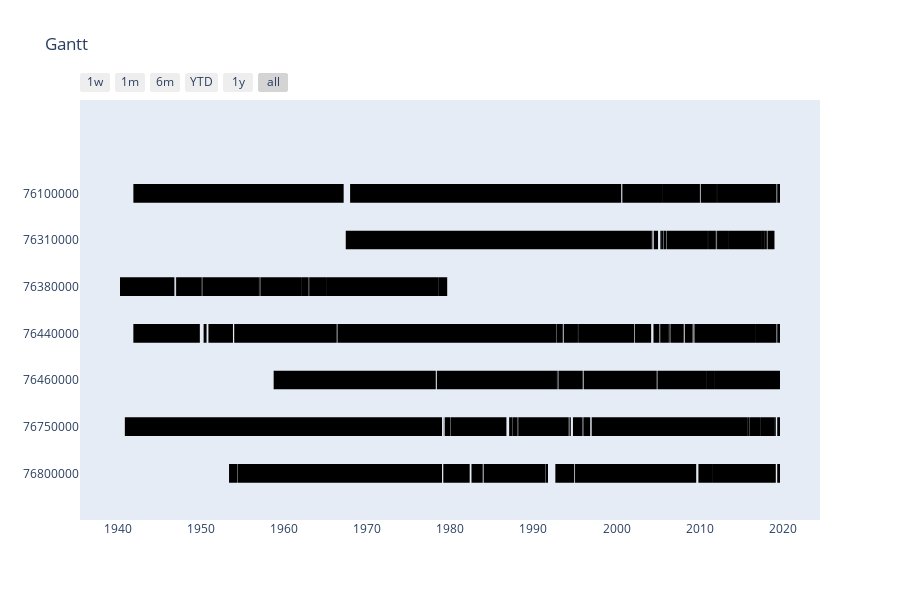

This figure's notebook cell:
### Code cell
py.offline.iplot(fig)

### Figure 1 — Plotly figure (JSON) as saved in the notebook; plotly's stock layout.template omitted (floating-point values rounded to 4 significant figures; data arrays with more than 128 entries replaced by an {"elided": "..."} marker saying what was removed)
{"data": [{"fill": "toself", "fillcolor": "rgb(0, 0, 0)", "hoverinfo": "name", "legendgroup": "rgb(0, 0, 0)", "mode": "none", "name": "76800000", "type": "scatter", "x": {"elided": "519 str values"}, "y": {"elided": "519 float values"}}, {"legendgroup": "rgb(0, 0, 0)", "marker": {"color": "rgb(0, 0, 0)", "opacity": 0, "size": 1}, "mode": "markers", "name": "", "showlegend": false, "text": {"elided": "208 str values"}, "type": "scatter", "x": {"elided": "208 str values"}, "y": {"elided": "208 int values"}}], "layout": {"height": 600, "hovermode": "closest", "showlegend": false, "title": {"text": "Gantt"}, "xaxis": {"rangeselector": {"buttons": [{"count": 7, "label": "1w", "step": "day", "stepmode": "backward"}, {"count": 1, "label": "1m", "step": "month", "stepmode": "backward"}, {"count": 6, "label": "6m", "step": "month", "stepmode": "backward"}, {"count": 1, "label": "YTD", "step": "year", "stepmode": "todate"}, {"count": 1, "label": "1y", "step": "year", "stepmode": "backward"}, {"step": "all"}]}, "showgrid": false, "type": "date", "zeroline": false}, "yaxis": {"autorange": false, "range": [-1, 8], "showgrid": false, "ticktext": ["76800000", "76750000", "76460000", "76440000", "76380000", "76310000", "76100000"], "tickvals": [0, 1, 2, 3, 4, 5, 6], "zeroline": false}}}
